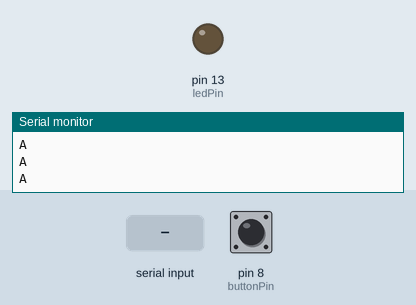
Bench run of a sketch on a simulated Arduino Uno, built with avr-gcc and run on an emulated ATmega328P. On the bench: output pins drawn as LEDs (lit = HIGH), the last lines printed to the serial monitor. The test bench sets the inputs (shaded band); at power-on: pin 8 (buttonPin) LOW.

Above: at 1.0 s.
1.1 s: "1" received over Serial
At 1.6 s:
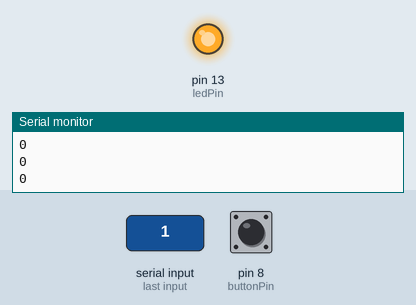
Timing chart, 0 to 4.1 s (numbered marks = the images above; inputs shaded):
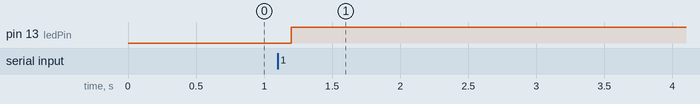

The sketch:

Processing-Arduino_Handshake_Serial.ino
```cpp
char val; // Data received from the serial port
int ledPin = 13; // Set the pin to digital I/O 13
boolean ledState = LOW; //to toggle our LED
int buttonPin = 8;


void setup()
{
  pinMode(ledPin, OUTPUT); // Set pin as OUTPUT
  pinMode(buttonPin, INPUT); // Set pin as INPUT
  //initialize serial communications at a 9600 baud rate
  Serial.begin(9600);
  establishContact();  // send a byte to establish contact until receiver responds
}


void loop()
{
  if (Serial.available() > 0) { // If data is available to read,
    val = Serial.read(); // read it and store it in val

    if(val == '1') //if we get a 1
    {
       ledState = !ledState; //flip the ledState
       digitalWrite(ledPin, ledState);
    }
    delay(100);
  }
    else {
    Serial.println(digitalRead(buttonPin)); //send back button pin info
    delay(50);
    }
}

void establishContact() {
  while (Serial.available() <= 0) {
  Serial.println("A");   // send a capital A
  delay(300);
  }
}
```

Measured:
- after the input at 1.1 s, pin 13 (ledPin): LOW → HIGH after 0.10 s
